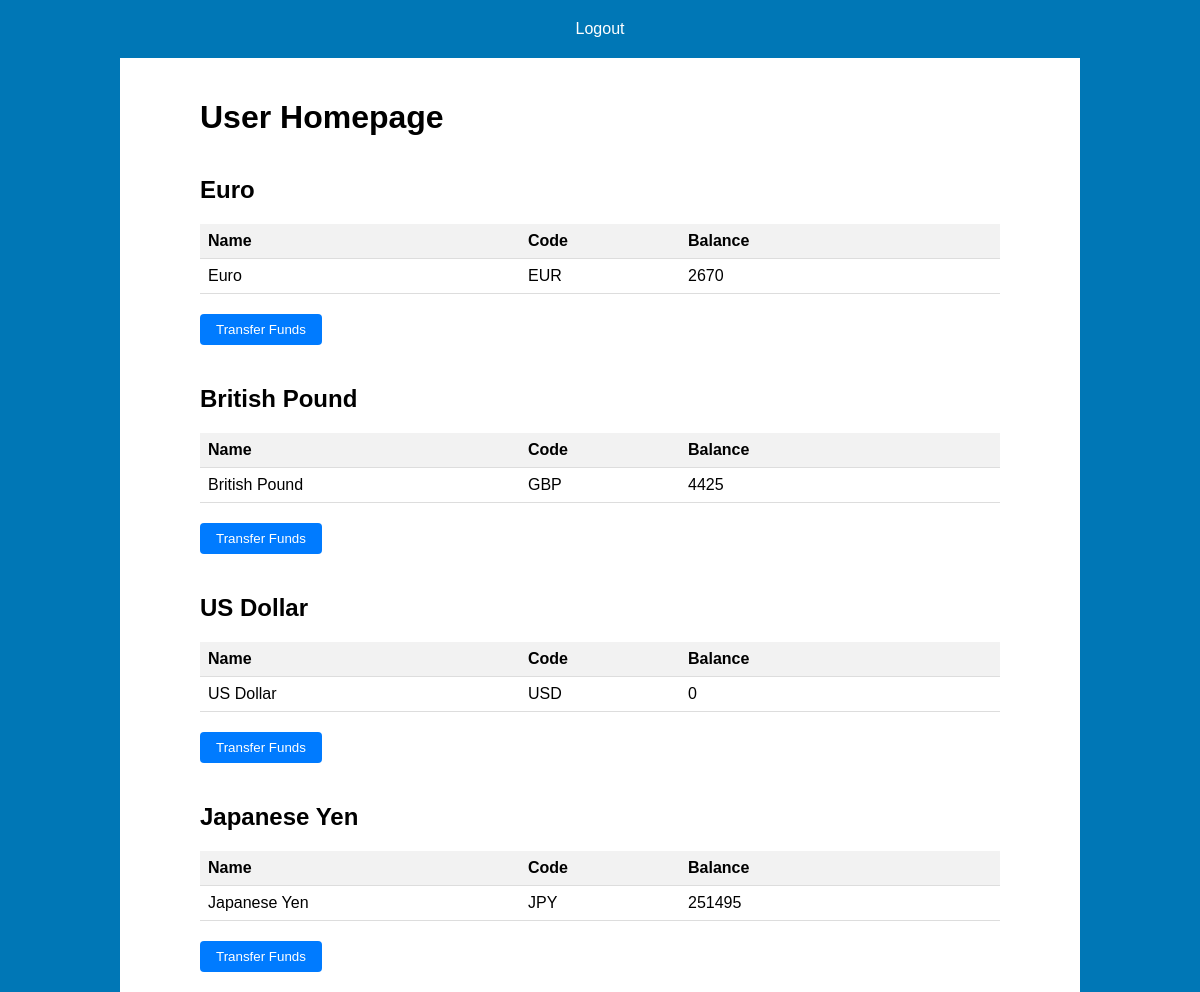
Page /user-homepage.php on the committed database.
### tables this page shows
CREATE TABLE Currency (
    currency_id INTEGER PRIMARY KEY,
    name VARCHAR(50),
    code VARCHAR(3)
);

### user-homepage.php (the view, shortened to what this page needs)
<!DOCTYPE html>
<html lang="en">
<head>
    <link rel="stylesheet" href="styles.css">
</head>
<body>
    <header>
        <nav>
            <ul>
                <li><a href="logout.php">Logout</a></li>
            </ul>
        </nav>
    </header>
    <div class="left-background"></div>
    <div class="right-background"></div>
    <div class="container">
        <h1>User Homepage</h1>
        <?php
        $dbPath = 'C:\xampp\htdocs\Currency-Transfer-Application\Currency_Database.db';
        try {
            $db = new PDO('sqlite:' . $dbPath);
            $db->setAttribute(PDO::ATTR_ERRMODE, PDO::ERRMODE_EXCEPTION);
            $sql = "SELECT * FROM Currency";
            $stmt = $db->prepare($sql);
            $stmt->execute();
            $accounts = $stmt->fetchAll();
            if ($accounts) {
                foreach ($accounts as $account) {
                    echo "<h2>{$account['name']}</h2>";
                    echo "<table>";
                    echo "<tr><th class='name-column'>Name</th><th class='code-column'>Code</th><th class='balance-column'>Balance</th></tr>";
                    $accountId = $account['currency_id'];
                    $balanceStmt = $db->prepare("SELECT balance FROM Currency_account WHERE currency_id = :accountId");
                    $balanceStmt->bindParam(':accountId', $accountId);
                    $balanceStmt->execute();
                    $balance = $balanceStmt->fetchColumn();
                    echo "<tr><td>{$account['name']}</td><td>{$account['code']}</td><td>{$balance}</td></tr>";
                    echo "</table>";
                    echo "<div class='button-container'>";
                    $currencyCode = strtolower($account['code']);
                    $transferPage = "{$currencyCode}-transfer.php";
                    echo "<form method='post' action='{$transferPage}'>";
                    echo "<button type='submit' class='transfer-button' name='submit_transfer'>Transfer Funds</button>";
                    echo "</form>";
                    echo "</div>";
                }
            } else {
                echo "<p>No currency accounts found.</p>";
            }
        } catch (PDOException $e) {
            echo "Database connection failed: " . $e->getMessage();
        }
        ?>
    </div>
</body>
</html>

### styles.css (style rules this page uses)
body { font-family: Arial, sans-serif; margin: 0; padding: 0; }
.container { max-width: 800px; margin: 0 auto; padding: 20px; position: relative; }
header { background-color: #0077b6; color: #fff; padding: 20px 0; text-align: center; border-bottom: 0px solid #fff; }
header nav ul { list-style-type: none; margin: 0; padding: 0; }
header nav ul li { display: inline; }
header nav ul li a { text-decoration: none; color: #fff; padding: 10px 20px; }
form { margin-top: 20px; }
.left-background, .right-background { content: ""; display: block; position: fixed; top: 0; bottom: 0; width: 10%; background-color: #0077b6; z-index: -1; }
.left-background { left: 0; }
.right-background { right: 0; }
h2 { margin-top: 40px; }

### user-homepage.php (style rules this page uses)
table { width: 100%; border-collapse: collapse; margin-bottom: 20px; }
th, td { padding: 8px; text-align: left; border-bottom: 1px solid #ddd; }
th { background-color: #f2f2f2; }
.button-container { margin-top: 20px; }
.transfer-button { padding: 8px 16px; background-color: #007bff; color: white; border: none; border-radius: 4px; cursor: pointer; }
.name-column { width: 40%; }
.code-column { width: 20%; }
.balance-column { width: 40%; }

### rows in the picture
currency: name "Euro", code "EUR", balance "2670"
currency: name "British Pound", code "GBP", balance "4425"
currency: name "US Dollar", code "USD", balance "0"
currency: name "Japanese Yen", code "JPY", balance "251495"
